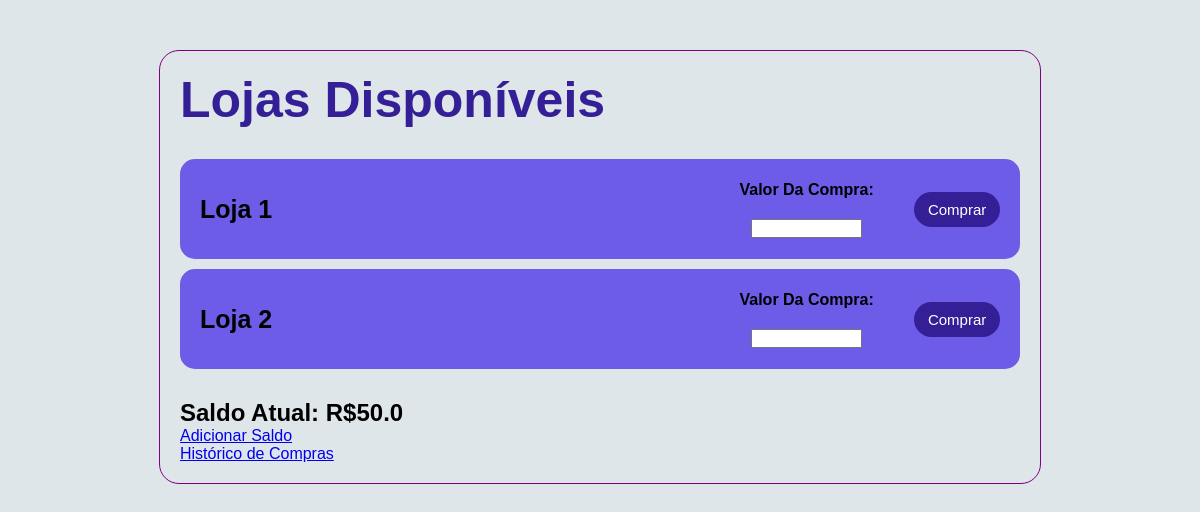
Before: / with the older database file.
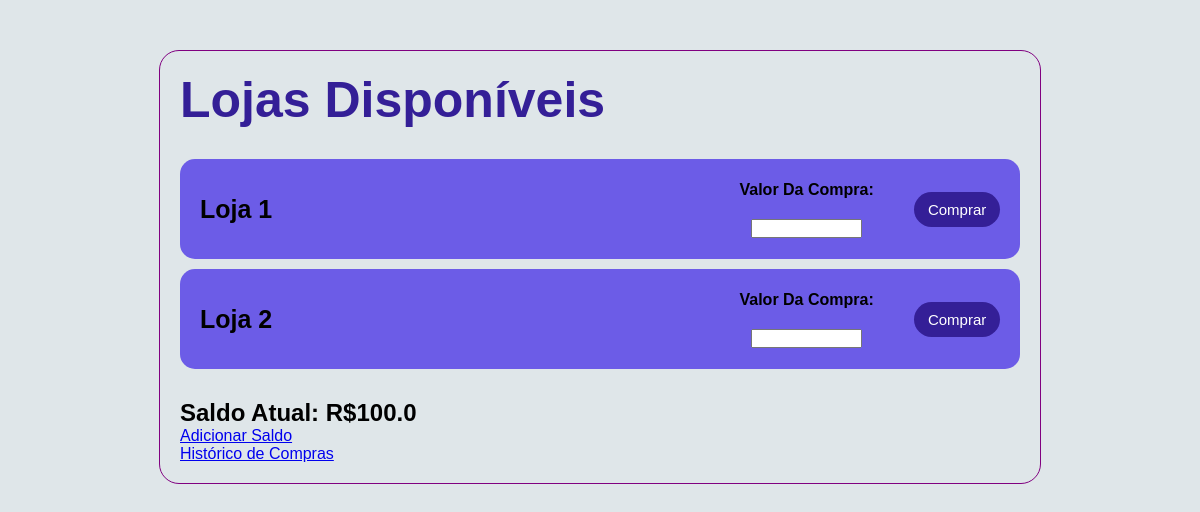
After: the same page with the newer database file.
### models.py (models this page shows)
class Loja(db.Model):
    id = db.Column(db.Integer, primary_key=True)
    nome = db.Column(db.String(50), nullable=False)

class Cartao(db.Model):
    id = db.Column(db.Integer, primary_key=True)
    saldo = db.Column(db.Float, default=0.0, nullable=False)

### app.py (the view)
@app.route('/')
def index():
    lojas = Loja.query.all()
    cartao = Cartao.query.first()
    return render_template('index.html', lojas=lojas, cartao=cartao)

### templates/index.html (shortened to what this page needs)
<!DOCTYPE html>
<html lang="en">
<head>
    <link rel="stylesheet" href="{{ url_for('static', filename='styles.css') }}">
</head>
<body>
    <div class="container">
        {% if cartao %}
        <h1>Lojas Disponíveis</h1>
        <ul>
            {% for loja in lojas %}
            <li>
                <div class="divEsquerda">
                    <strong>{{ loja.nome }}</strong>
                </div>
                <div class="divDireita">
                    <form action="{{ url_for('comprar', loja_id=loja.id) }}" method="POST">
                        <div class="divValor">
                            <label for="valor_compra">valor da compra:</label>
                            <input class="valor" type="number" step="0.01" name="valor_compra" required>
                        </div>
                        <button type="submit">comprar</button>
                    </form>
                </div>
            </li>
            {% endfor %}
        </ul>
        <h2>Saldo Atual: R${{ cartao.saldo }}</h2>
        <div class="acoesAdicionais">
            <a href="{{ url_for('adicionar_saldo', cartao_id=cartao.id) }}">
                Adicionar Saldo
            </a>
            <br>
            <a href="{{ url_for('historico', cartao_id=cartao.id) }}">
                Histórico de Compras
            </a>
            <br>
            {% else %}
            <p>Nenhum cartão disponível. Por favor, adicione um cartão.</p>
            <a href="{{ url_for('adicionar_saldo') }}">Adicionar Cartão</a>
            {% endif %}
        </div>
    </div>
</body>
</html>

### static/styles.css (style rules this page uses)
* { margin: 0; padding: 0; transition: all .2s; }
body { font-family: Arial, sans-serif; background-color: #dfe6e9; display: flex; align-items: center; justify-content: center; }
.container { width: 70%; display: flex; flex-direction: column; padding: 20px; border: 1px solid purple; border-radius: 20px; margin: 50px; }
h1 { font-size: 50px; color: #341f97; }
ul { list-style-type: none; margin: 20px 0; }
li { height: 5rem; background-color: #6c5ce7; border-radius: 15px; padding: 10px 20px; margin: 10px 0; display: flex; }
li div { width: 50%; display: flex; align-items: center; }
.divDireita { justify-content: end; }
li form { display: flex; flex-direction: row; align-items: center; justify-content: flex-end; }
strong { font-size: 25px; }
.divValor { width: 100%; display: flex; flex-direction: column; justify-content: space-around; gap: 20px; }
form input[type="number"] { width: 50%; }
label { text-transform: capitalize; font-weight: bold; }
button { width: 120px; height: 35px; font-size: 15px; text-transform: capitalize; outline: none; border: none; background-color: #341f97; color: white; border-radius: 20px; cursor: pointer; }

Changed rows visible on the page:
changed Cartao: saldo "50.0" → "100.0"
